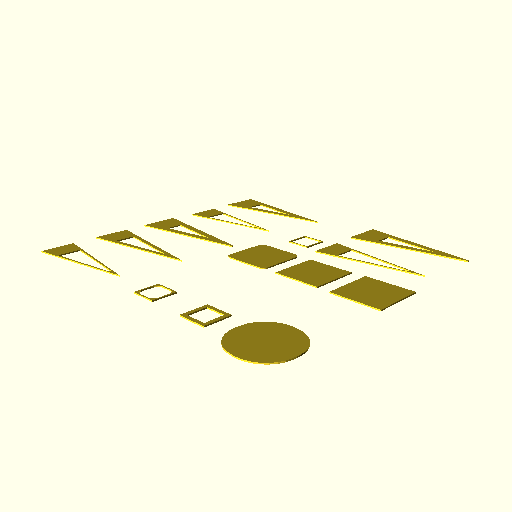
#> input picture week03-yolo_ocr/day20/inputs/normal.png, 512 x 512 px
$ python test01_background_diff.py
#> lines starting #> are read from the running program, lines starting #| are printed output that depends on the picture; after the words box and inside, x2 and y2 are one past the last pixel; in counts of white or black regions, pixels touching at a corner belong together
from pathlib import Path


BASE_DIR = Path(__file__).resolve().parent


def read_local_image(path):
  """
  读取本地图片路径
  """
  import cv2

  validation_suffixes = [".jpg", ".png"]
  if not path.exists():
    raise RuntimeError(f"文件路径不存在:{path}")
  if path.suffix.lower() not in validation_suffixes:
    raise RuntimeError("当前读取的文件不是指定图片文件")

  image = cv2.imread(str(path))
  if image is None:
    raise RuntimeError("图片读取失败")
  return image


def convert_to_grayscale(image):
  """
  转化灰度图
  """
  import cv2

  if len(image.shape) == 3:
    return cv2.cvtColor(image, cv2.COLOR_BGR2GRAY)
  return image


def filter_contours_by_min_area(min_area, image):
  """根据最小面积过滤噪声并返回有效轮廓"""
  import cv2

  valid_contours = []
  contours, _ = cv2.findContours(image, cv2.RETR_EXTERNAL, cv2.CHAIN_APPROX_SIMPLE)
  for contour in contours:
    area = cv2.contourArea(contour)
    if area >= min_area:
      valid_contours.append(contour)
  return valid_contours


def draw_defect_boxes(contours, image):
  """
  绘制缺陷区域框
  """
  import cv2

  if len(image.shape) == 2:
    marked = cv2.cvtColor(image, cv2.COLOR_GRAY2BGR)
  else:
    marked = image.copy()
  defects = []
  for cnt in contours:
    x, y, w, h = cv2.boundingRect(cnt)
    cv2.rectangle(marked, (x, y), (x + w, y + h), (0, 0, 255), 1, cv2.LINE_AA)
    defects.append({"x": x, "y": y, "w": w, "h": h})
  return marked, defects


def judge_ok_ng(contours):
  """
  简单判断OK还是NG
  """
  if len(contours) > 0:
    return "NG"
  return "OK"


def build_result_json(
  normal_image_path, defect_image_path, threshold, min_area, status, defects
):
  """
  构建结果JSON
  """
  return {
    "normal_image": str(normal_image_path),
    "defect_image": str(defect_image_path),
    "diff_threshold": threshold,
    "min_area": min_area,
    "diff_count": len(defects),
    "result": status,
    "defects": defects,
  }


def save_image(path, image):
  import cv2

  if image is not None:
    saved = cv2.imwrite(str(path), image)
    if not saved:
      raise RuntimeError(f"图片保存失败：{path}")


def save_outputs(outputs_dir, result_image, binary_image, diff_image, result_json):
  """
  保存结果图，结果JSON
  """
  import json

  outputs_dir.mkdir(parents=True, exist_ok=True)
  result_image_path = outputs_dir / "result.png"
  result_json_path = outputs_dir / "result.json"
  binary_image_path = outputs_dir / "binary.png"
  diff_image_path = outputs_dir / "diff.png"

  save_image(result_image_path, result_image)
  save_image(binary_image_path, binary_image)
  save_image(diff_image_path, diff_image)
  with open(result_json_path, "w", encoding="utf-8") as f:
    json.dump(result_json, f, indent=2, ensure_ascii=False)


def subtract_background(normal, defect):
  """
  背景差分
  """
  import cv2

  if normal is None or defect is None:
    raise ValueError("标准图或待测图为空！")

  if normal.shape != defect.shape:
    raise RuntimeError("标准图与待测图尺寸或通道数不匹配")

  return cv2.absdiff(normal, defect)


def main():
  import cv2

  threshold = 30
  min_area = 300
  inputs_dir = BASE_DIR / "inputs"
  outputs_dir = BASE_DIR / "outputs" / "background_diff"
  normal_image_path = inputs_dir / "normal.png"
  defect_image_path = inputs_dir / "defect.png"

  normal_image = read_local_image(normal_image_path)
#> in read_local_image, image is the input picture: shape (512, 512, 3); mean B, G, R 225.9, 249.6, 250.4
  defect_image = read_local_image(defect_image_path)
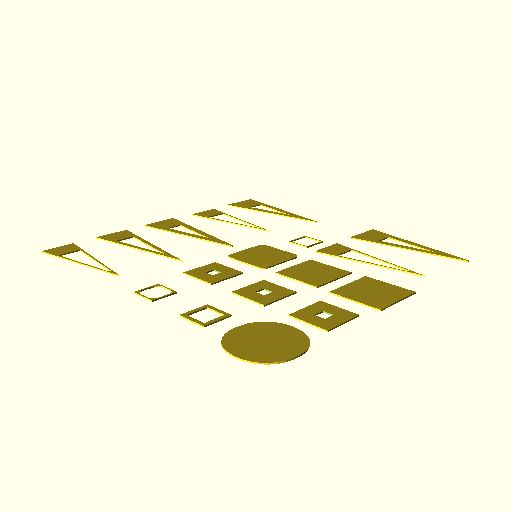
#> input picture week03-yolo_ocr/day20/inputs/defect.png, 512 x 512 px
#> in read_local_image, image is the input picture: shape (512, 512, 3); mean B, G, R 223.7, 248.3, 249.2
  normal_gray = convert_to_grayscale(normal_image)
#> in convert_to_grayscale, `return cv2.cvtColor(image, cv2.COLOR_BGR2GRAY)`:
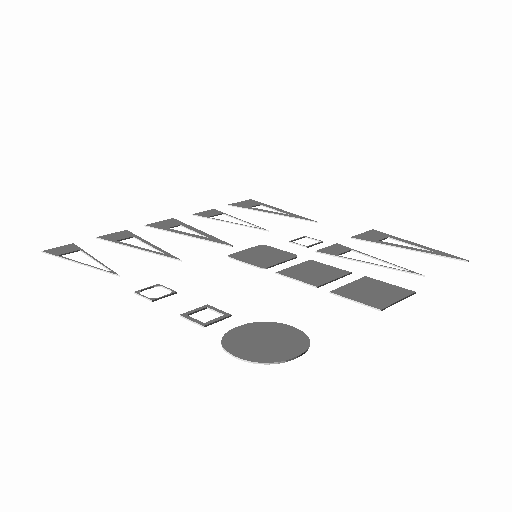
#> returned value: shape (512, 512); min 44, max 253, mean 247.4
  defect_gray = convert_to_grayscale(defect_image)
  diff = subtract_background(normal_gray, defect_gray)
#> in subtract_background, `return cv2.absdiff(normal, defect)`:
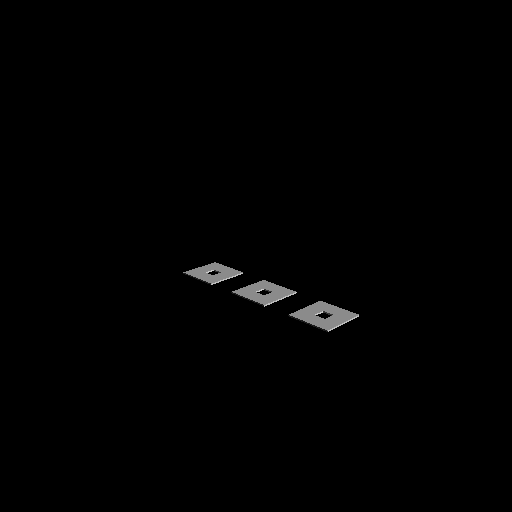
#> returned value: shape (512, 512); min 0, max 199, mean 1.4
  _, binary = cv2.threshold(diff, threshold, 255, cv2.THRESH_BINARY)
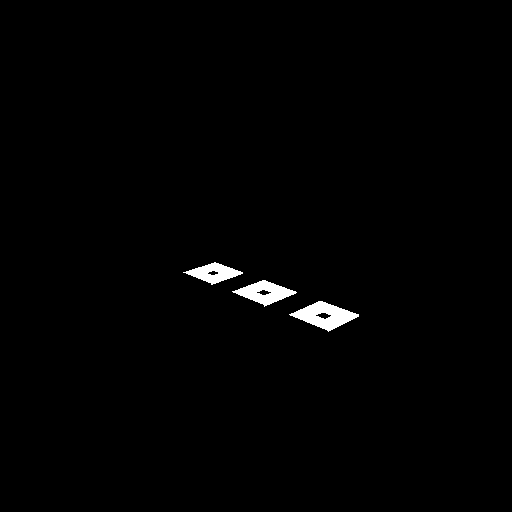
#> binary: shape (512, 512); 0.98% white; 3 white regions
  valid_contours = filter_contours_by_min_area(min_area, binary)
#> in filter_contours_by_min_area, `contours, _ = cv2.findContours(image, cv2.RETR_EXTERNAL, cv2.CHAIN_APP..`: contours = 3 contours; box (x1, y1, x2, y2) and area: (289, 301, 359, 332) 1044, (232, 280, 297, 307) 810, (183, 262, 243, 285) 633
#> the loop in filter_contours_by_min_area, `for contour in contours:` made 3 passes
#> area on passes 1 to 3: 1044, 809.5, 633
#> after the loop in filter_contours_by_min_area, `for contour in contours:`: valid_contours has the same summary as contours
#> valid_contours has the same summary as contours in filter_contours_by_min_area
  marked, defects = draw_defect_boxes(valid_contours, defect_image)
#> the loop in draw_defect_boxes, `for cnt in contours:` made 3 passes
#> (x, y, w, h) on passes 1 to 3: (289, 301, 70, 31), (232, 280, 65, 27), (183, 262, 60, 23)
#> after the loop in draw_defect_boxes, `for cnt in contours:`:
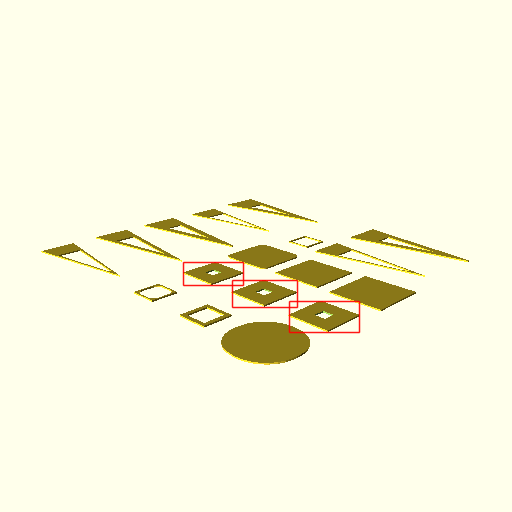
#> marked: shape (512, 512, 3); 0.61% of pixels changed, all inside (x1, y1, x2, y2) = (182, 261, 361, 334)
#> after the loop in draw_defect_boxes, `for cnt in contours:`: defects = 3 items
#> defects = 3 items
  status = judge_ok_ng(valid_contours)
#> status = 'NG'
  result_json = build_result_json(
    normal_image_path, defect_image_path, threshold, min_area, status, defects
  )
#> result_json = 7 items
  save_outputs(
    outputs_dir,
    result_image=marked,
    result_json=result_json,
    diff_image=diff,
    binary_image=binary,
  )


if __name__ == "__main__":
  main()
